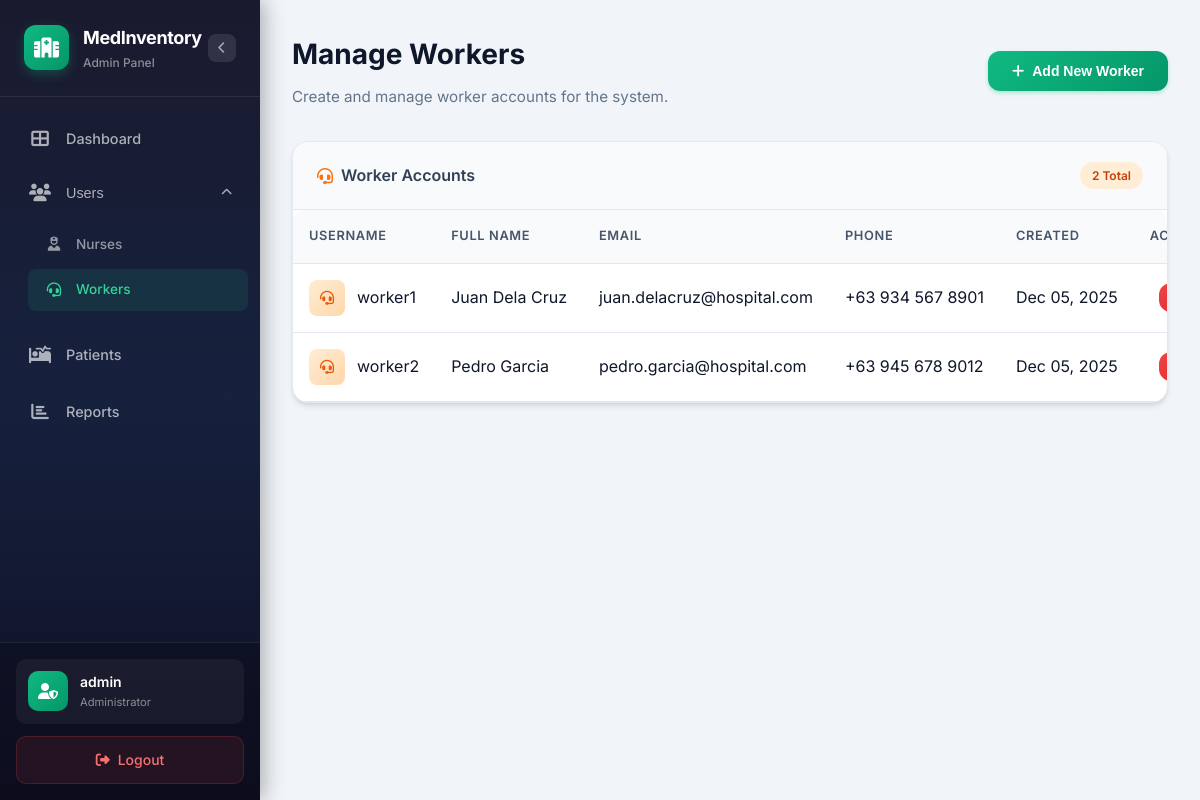
Page /admin/workers/index.php (signed in) on the committed database.
### tables this page shows
CREATE TABLE users (
    id INT AUTO_INCREMENT PRIMARY KEY,
    username VARCHAR(50) NOT NULL UNIQUE,
    password VARCHAR(255) NOT NULL,
    role ENUM('admin', 'nurse', 'worker') NOT NULL,
    full_name VARCHAR(100) DEFAULT NULL,
    email VARCHAR(100) DEFAULT NULL,
    phone VARCHAR(20) DEFAULT NULL,
    created_at TIMESTAMP DEFAULT CURRENT_TIMESTAMP,
    updated_at TIMESTAMP DEFAULT CURRENT_TIMESTAMP ON UPDATE CURRENT_TIMESTAMP,
    
    INDEX idx_role (role),
    INDEX idx_username (username)
);

### admin/workers/index.php (the view, shortened to what this page needs)
<?php
try {
    $pdo = getDBConnection();
    $stmt = $pdo->query("SELECT id, username, full_name, email, phone, created_at FROM users WHERE role = 'worker' ORDER BY created_at DESC");
    $workers = $stmt->fetchAll();
} catch (Exception $e) {
    $workers = [];
}
?>
<!DOCTYPE html>
<html lang="en">
<head>
    <link rel="stylesheet" href="https://cdnjs.cloudflare.com/ajax/libs/font-awesome/6.4.0/css/all.min.css">
    <link rel="stylesheet" href="../admin.css">
    <link rel="stylesheet" href="../components/navbar.css">
    <link rel="stylesheet" href="style.css">
</head>
<body>
    <div class="page-wrapper">
        <?php include '../components/navbar.php'; ?>
        <main class="main-content">
            <div class="page-header">
                <div class="header-content">
                    <div>
                        <h1 class="page-title">Manage Workers</h1>
                        <p class="page-subtitle">Create and manage worker accounts for the system.</p>
                    </div>
                    <button class="btn btn-primary" onclick="openModal()">
                        <i class="fas fa-plus"></i>
                        Add New Worker
                    </button>
                </div>
            </div>
            <div class="card">
                <div class="card-header">
                    <h3><i class="fas fa-headset"></i> Worker Accounts</h3>
                    <span class="badge badge-warning"><?php echo count($workers); ?> Total</span>
                </div>
                <div class="card-body table-responsive">
                    <?php if (empty($workers)): ?>
                    <div class="empty-state">
                        <i class="fas fa-headset"></i>
                        <h3>No workers found</h3>
                        <p>Click "Add New Worker" to create the first worker account.</p>
                    </div>
                    <?php else: ?>
                    <div class="table-wrapper">
                    <table class="table">
                        <thead>
                            <tr>
                                <th>Username</th>
                                <th>Full Name</th>
                                <th>Email</th>
                                <th>Phone</th>
                                <th>Created</th>
                                <th>Actions</th>
                            </tr>
                        </thead>
                        <tbody>
                            <?php foreach ($workers as $worker): ?>
                            <tr>
                                <td>
                                    <div class="user-cell">
                                        <div class="user-avatar-sm">
                                            <i class="fas fa-headset"></i>
                                        </div>
                                        <span><?php echo htmlspecialchars($worker['username']); ?></span>
                                    </div>
                                </td>
                                <td><?php echo htmlspecialchars($worker['full_name'] ?? '-'); ?></td>
                                <td><?php echo htmlspecialchars($worker['email'] ?? '-'); ?></td>
                                <td><?php echo htmlspecialchars($worker['phone'] ?? '-'); ?></td>
                                <td><?php echo date('M d, Y', strtotime($worker['created_at'])); ?></td>
                                <td>
                                    <form method="POST" class="delete-form" onsubmit="return confirm('Are you sure you want to delete this worker account?');">
                                        <button type="submit" class="btn btn-danger btn-sm">
                                        </button>
                                    </form>
                                </td>
                            </tr>
                            <?php endforeach; ?>
                        </tbody>
                    </table>
                    </div>
                    <?php endif; ?>
                </div>
            </div>
        </main>
    </div>
</body>
</html>

### admin/admin.css (style rules this page uses)
:root { --primary-50: #ecfdf5; --primary-100: #d1fae5; --primary-200: #a7f3d0; --primary-300: #6ee7b7; --primary-400: #34d399; --primary-500: #10b981; --primary-600: #059669; --primary-700: #047857; --primary-800: #065f46; --primary-900: #064e3b; --neutral-50: #f8fafc; --neutral-100: #f1f5f9; --neutral-200: #e2e8f0; --neutral-300: #cbd5e1; --neutral-400: #94a3b8; --neutral-500: #64748b; --neutral-600: #475569; --neutral-700: #334155; --neutral-800: #1e293b; --neutral-900: #0f172a; --font-family: 'Inter', -apple-system, BlinkMacSystemFont, 'Segoe UI', Roboto, sans-serif; --radius-sm: 6px; --radius: 12px; --radius-lg: 16px; --radius-xl: 24px; --shadow-sm: 0 1px 2px 0 rgb(0 0 0 / 0.05); --shadow-md: 0 4px 6px -1px rgb(0 0 0 / 0.1), 0 2px 4px -2px rgb(0 0 0 / 0.1); --shadow-lg: 0 10px 15px -3px rgb(0 0 0 / 0.1), 0 4px 6px -4px rgb(0 0 0 / 0.1); --shadow-xl: 0 20px 25px -5px rgb(0 0 0 / 0.1), 0 8px 10px -6px rgb(0 0 0 / 0.1); --transition-fast: 150ms ease; --transition-normal: 250ms ease; --transition-slow: 350ms ease; }
* { margin: 0; padding: 0; box-sizing: border-box; }
body { font-family: var(--font-family); background-color: var(--neutral-100); color: var(--neutral-900); min-height: 100vh; line-height: 1.6; }
.btn { display: inline-flex; align-items: center; justify-content: center; gap: 0.5rem; padding: 0.75rem 1.5rem; font-size: 0.875rem; font-weight: 600; border-radius: var(--radius); border: none; cursor: pointer; transition: all var(--transition-fast); text-decoration: none; }
.btn-primary { background: linear-gradient(135deg, var(--primary-500), var(--primary-600)); color: white; box-shadow: 0 2px 4px rgba(16, 185, 129, 0.3); }
.btn-danger { background: linear-gradient(135deg, #ef4444, #dc2626); color: white; }
.btn-sm { padding: 0.5rem 1rem; font-size: 0.8rem; }
.card { background: white; border-radius: var(--radius-lg); box-shadow: var(--shadow-md); border: 1px solid var(--neutral-200); overflow: hidden; }
.card-header { padding: 1.25rem 1.5rem; border-bottom: 1px solid var(--neutral-200); background: var(--neutral-50); }
.card-body { padding: 1.5rem; }
.table-wrapper { width: 100%; overflow-x: auto; border-radius: var(--radius); }
.table { width: 100%; min-width: 600px; border-collapse: collapse; white-space: nowrap; }
.table th, .table td { padding: 1rem; text-align: left; border-bottom: 1px solid var(--neutral-200); }
.table th { font-weight: 600; color: var(--neutral-600); font-size: 0.8rem; text-transform: uppercase; letter-spacing: 0.05em; background: var(--neutral-50); position: sticky; top: 0; }
.custom-scrollbar, .table-wrapper { scrollbar-width: thin; scrollbar-color: var(--neutral-300) var(--neutral-100); }
.badge { display: inline-flex; align-items: center; padding: 0.25rem 0.75rem; font-size: 0.75rem; font-weight: 600; border-radius: 9999px; }
.badge-warning { background: #ffedd5; color: #c2410c; }
.page-wrapper { min-height: 100vh; display: flex; flex-direction: column; }
.main-content { flex: 1; padding: 2rem; margin-left: 0; transition: margin-left var(--transition-normal); }
@media (min-width: 1024px) { .main-content { margin-left: 260px; } }
.page-header { margin-bottom: 2rem; }
.page-title { font-size: 1.75rem; font-weight: 700; color: var(--neutral-900); margin-bottom: 0.5rem; }
.page-subtitle { color: var(--neutral-500); font-size: 0.95rem; }

### admin/components/navbar.css (style rules this page uses)
.main-content { margin-left: 260px; transition: margin-left 0.3s ease; }

### admin/workers/style.css (style rules this page uses)
.header-content { display: flex; justify-content: space-between; align-items: center; flex-wrap: wrap; gap: 1rem; }
.card-header { display: flex; justify-content: space-between; align-items: center; }
.card-header h3 { display: flex; align-items: center; gap: 0.5rem; font-size: 1rem; font-weight: 600; color: var(--neutral-700); }
.card-header h3 i { color: #f97316; }
.table-responsive { overflow-x: auto; padding: 0; }
.user-cell { display: flex; align-items: center; gap: 0.75rem; }
.user-avatar-sm { width: 36px; height: 36px; background: linear-gradient(135deg, #ffedd5, #fed7aa); border-radius: 8px; display: flex; align-items: center; justify-content: center; color: #ea580c; font-size: 0.875rem; }
.delete-form { display: inline; }
.badge-warning { background: #ffedd5; color: #c2410c; }
.table td:last-child { text-align: center; }

### rows in the picture
users: username "worker1", full_name "Juan Dela Cruz", email "juan.delacruz@hospital.com", phone "+63 934 567 8901", created_at "Dec 05, 2025"
users: username "worker2", full_name "Pedro Garcia", email "pedro.garcia@hospital.com", phone "+63 945 678 9012", created_at "Dec 05, 2025"

### other values in the picture
$_SESSION['username'] "admin"
count($workers) "2"
